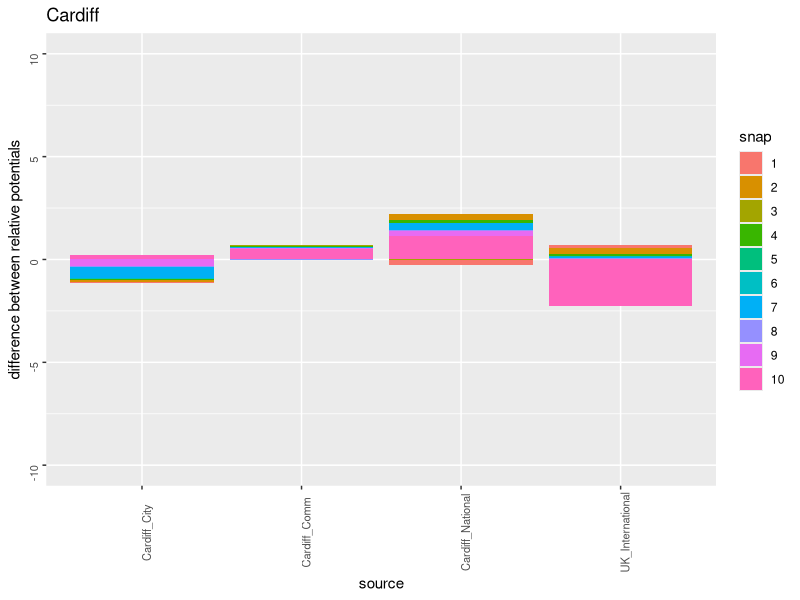
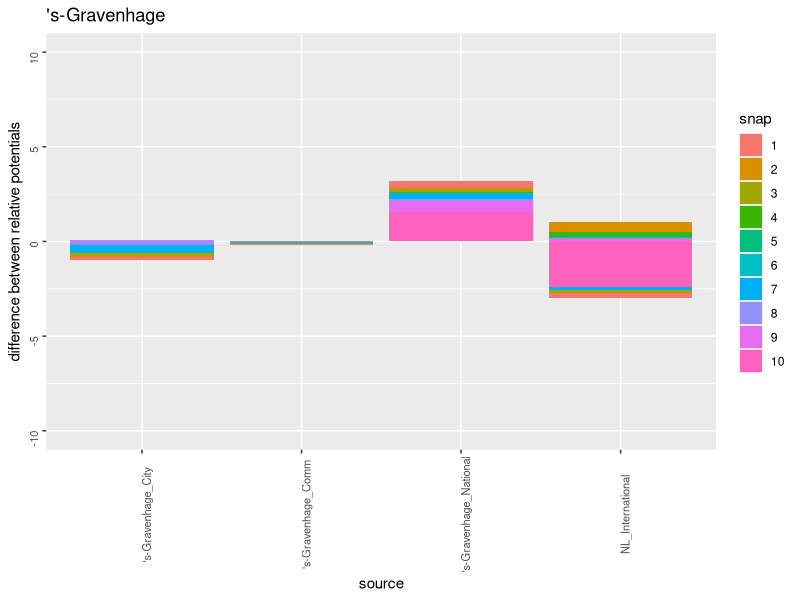
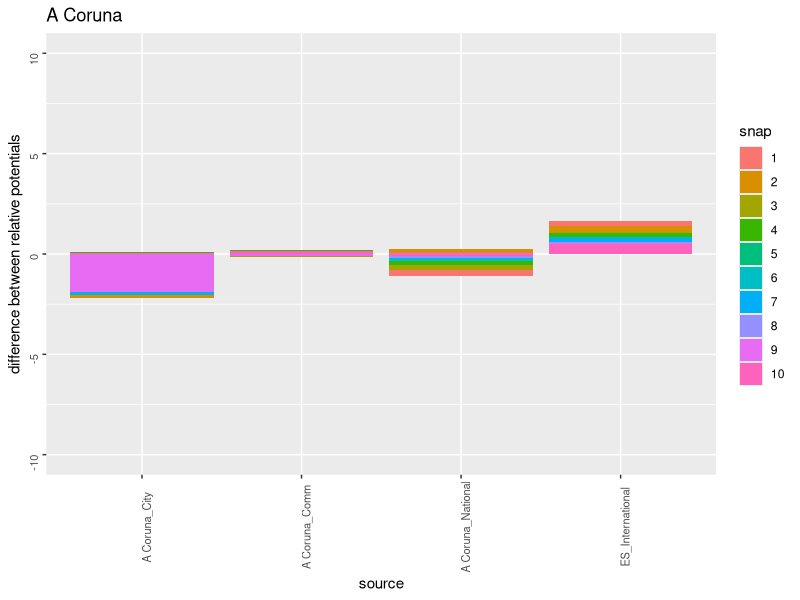
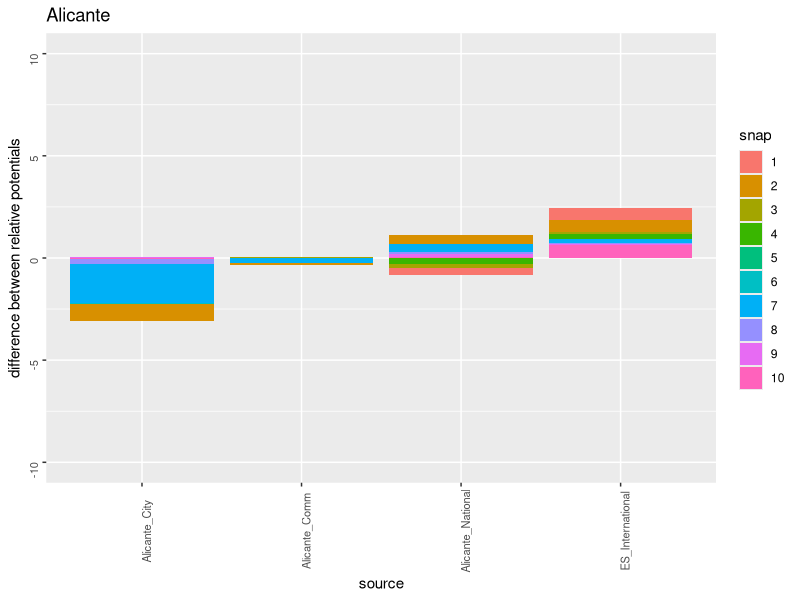
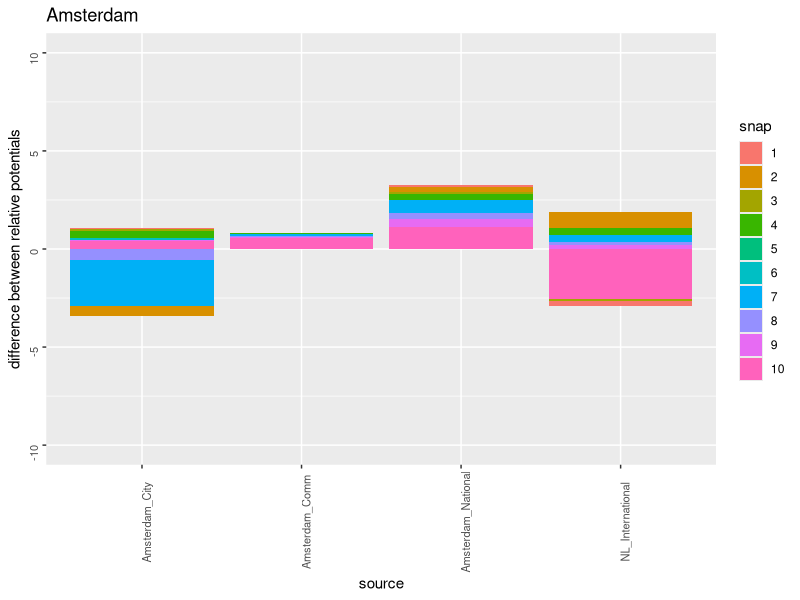
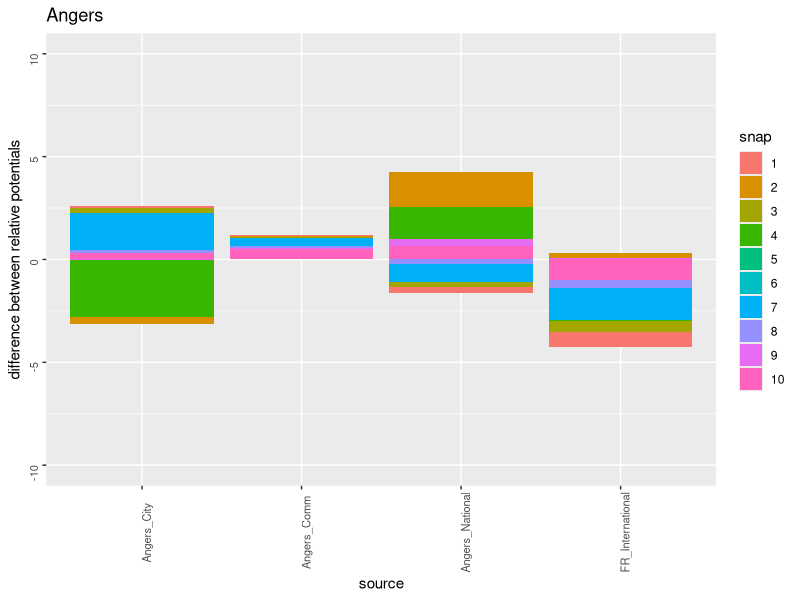
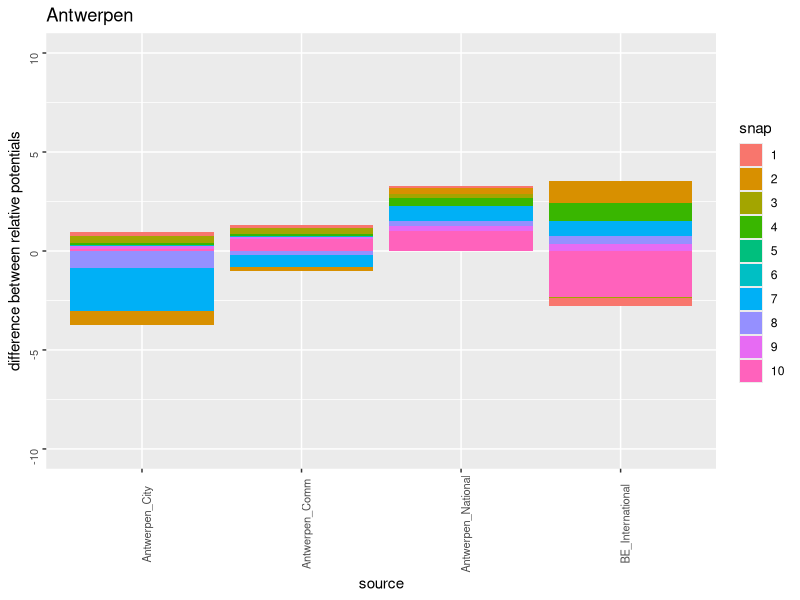
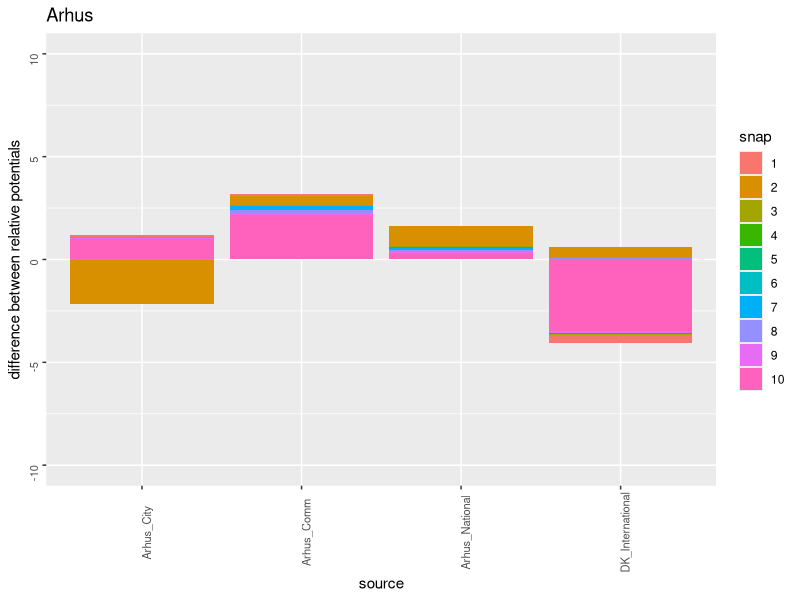

R code for these plots, in order: (Note: this script raises an error after producing the figures.)
library(tidyverse)

setwd('D:/WORK/projects/1_urbIam/1_CODE_MATLAB/SHERPA/SHERPA-GITHUB/Sherpa/comparisonAtlasSRR_120clsSRR/20171215_perSNAP_perPrec_aggAreas')

#read file with results
#sherpaAtlas is the case used in the Atlas
#sherpa120cls is the new case to be included in the Feb18 Sherpa
sherpaAtlas <- read_csv2("20171215_sherpa_chimere_PM25_perSNAP_perPrec_aggAreas.txt", 
                           skip = 5)
sherpaAtlas$relative_potential <- as.numeric(sherpaAtlas$relative_potential)
sherpaAtlas$snap <- as.factor(sherpaAtlas$snap)

sherpa120cls <- read_csv2("20171219_sherpa_chimere_noFW_120cls_PM25_perSNAP_perPrec_aggAreas.txt", 
                         skip = 5)
sherpa120cls$relative_potential <- as.numeric(sherpa120cls$relative_potential)
sherpa120cls$snap <- as.factor(sherpa120cls$snap)

#concatenate results
sherpaFinalResults <- rbind(sherpaAtlas, sherpa120cls)

#loop over cities
for (city in unique(sherpaFinalResults$target)) {
  print(paste0('processing ',city))
  #select useful columns, filter per city, group and summarize per source-snap, ggplot
  res1 <- sherpaFinalResults %>%
    select(model, target, source, snap, precursor, relative_potential) %>%
    filter(target==city, model=='sherpa_chimere') %>%
    group_by(source, snap) %>%
    summarise(relativePotential=sum(relative_potential))
    
  res2 <- sherpaFinalResults %>%
    select(model, target, source, snap, precursor, relative_potential) %>%
    filter(target==city, model=='sherpa_chimere_noFW_120cls') %>%
    group_by(source, snap) %>%
    summarise(relativePotential=sum(relative_potential))
  
  diff_res1_res2 <- res1
  diff_res1_res2$relativePotential <- (res1$relativePotential - res2$relativePotential)
  names(diff_res1_res2)[3]='difference between relative potentials'
  
  ggplot(data=diff_res1_res2, aes(fill=snap, y=`difference between relative potentials`, x=source)) + 
    geom_bar(stat='identity') +
    ylim(-10,10) +
    labs(title=city) +
    theme(axis.text=element_text(size=8, angle=90))
    
  ggsave(paste('./OUTPUT_per_source/diff_comparingSRR_atlas_vs_120cells_',city,'.png'))  
}

